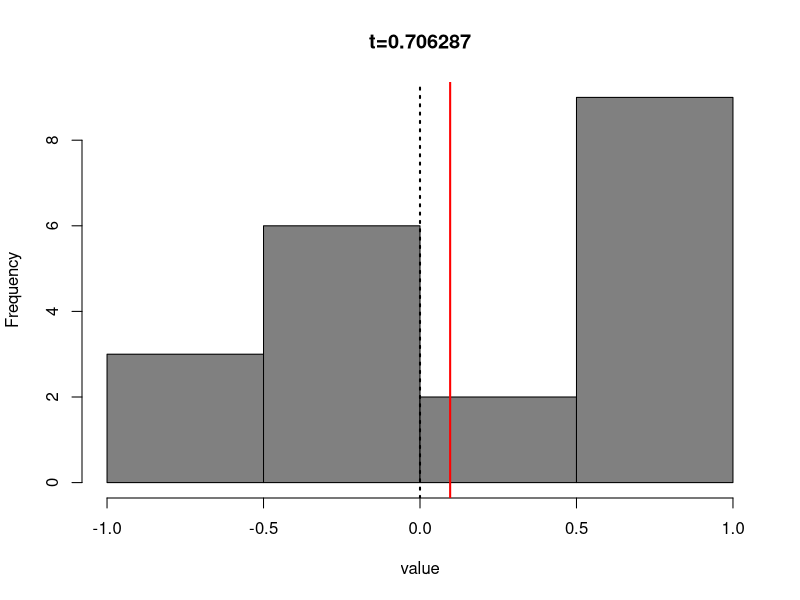
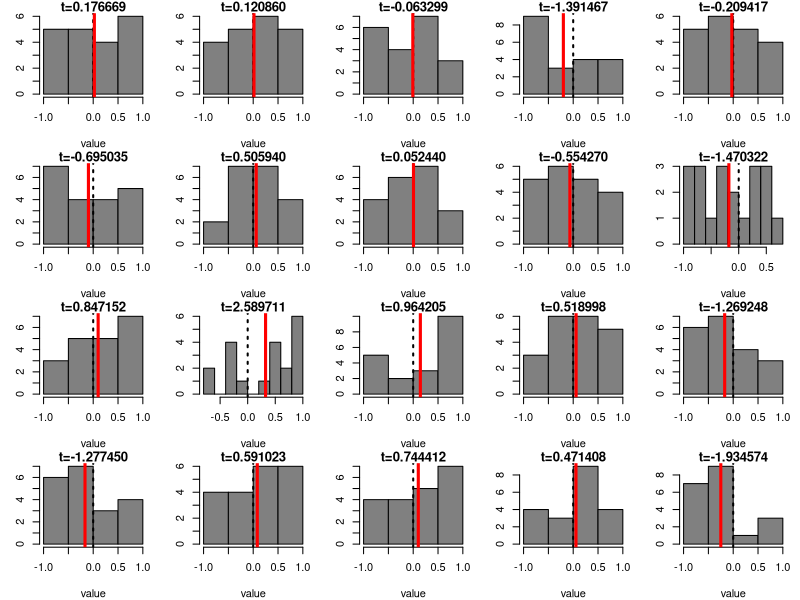
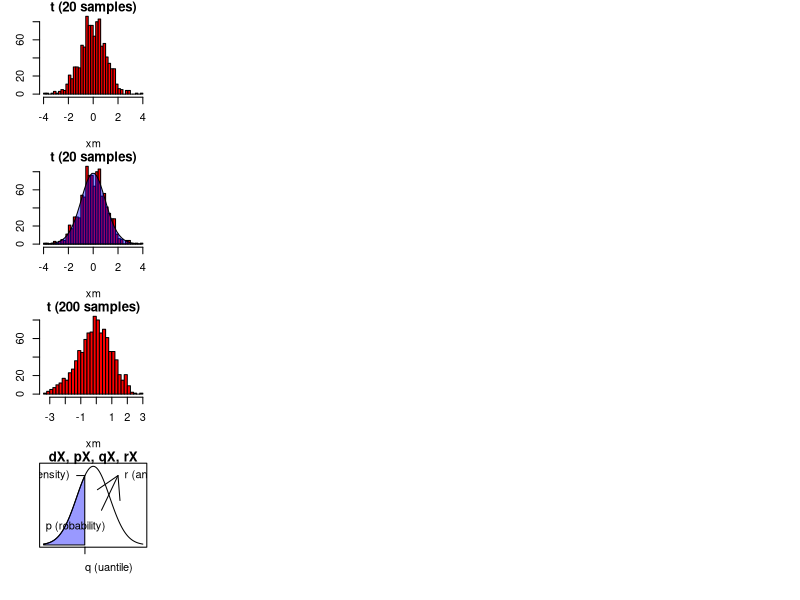

The R script that drew these images, in order:
## ---- chunk 1
fig.dim <- 4
knitr::opts_chunk$set(fig.width=2*fig.dim,
                      fig.height=fig.dim,
                      fig.cap="",
                      fig.align='center')
set.seed(23)
## ---- chunk 2
n <- 20
x <- rnorm(n)
c(t.test(x)$statistic, 
  mean(x) / (sd(x) / sqrt(n)))
## ---- chunk 3
n <- 20
x <- 2 * runif(n) - 1
hist(x, xlab='value', col=grey(0.5),
     main=sprintf("t=%f", mean(x)*sqrt(n)/sd(x)))
abline(v=0, lwd=2, lty=3)
abline(v=mean(x), col='red', lwd=2)
## ---- chunk 4
par(mar=c(4,3,1,1))
layout(matrix(1:20, nrow=4))
for (k in 1:20) {
    x <- 2 * runif(n) - 1
    hist(x, xlab='value', col=grey(0.5),
         main=sprintf("t=%f", mean(x)*sqrt(n)/sd(x)))
    abline(v=0, lwd=2, lty=3)
    abline(v=mean(x), col='red', lwd=3)
}
## ---- chunk 5
xm <- replicate(1000, {
            x <- 2 * runif(n) - 1;
            mean(x) * sqrt(n) / sd(x) })
xh <- hist(xm, breaks=40, main=sprintf('t (%d samples)', n), col='red')
## ---- chunk 6
plot(xh, main=sprintf('t (%d samples)', n), col='red')
xx <- xh$breaks
polygon(c(xx[-1] - diff(xx)/2, xx[1]),
        c(length(xm)* diff(pt(xx, df=(n-1))), 0),
        col=adjustcolor("blue", 0.4))
## ---- chunk 7
n <- 200
xm <- replicate(1000, {
            x <- rexp(n) - 1;
            mean(x) * sqrt(n) / sd(x) })
xh <- hist(xm, breaks=40, main=sprintf('t (%d samples)', n), col='red')
## ---- chunk 8
xx <- seq(-3, 3, length.out=401)
plot(xx, dnorm(xx), type='l', xlab='', ylab='', xaxt='n', yaxt='n', main="dX, pX, qX, rX")
q <- -0.5
axis(1, at=q, label='q (uantile)', hadj=0)
xz <- xx[xx<=q]
polygon(c(xz, xz[length(xz)], xz[1]),
        c(dnorm(xz), 0, 0),
        col=adjustcolor("blue", 0.4))
text(x=mean(xz) * 0.6, y=mean(dnorm(xz)) * .75, labels="p (robability)")
dx <- q-0.5
dy <- dnorm(q)
segments(x0=dx, x1=q, y0=dy)
text(x=dx, y=dy, labels="d (ensity)", pos=2)
rx <- 0.5
ry <- dnorm(rx)
arrows(x0=rx, x1=1+rx, y0=ry/2, y1=ry)
text(x=1+rx, y=ry, labels="r (andom)", pos=4)
